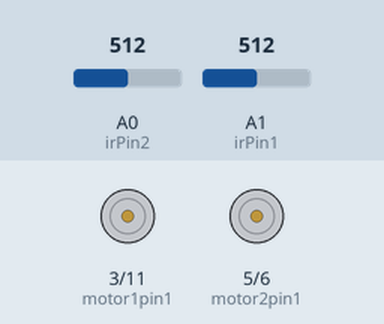
Simulated run of this sketch. Board: Arduino Uno, built with avr-gcc and run on an emulated ATmega328P. On the bench: motor-driver pin pairs drawn as motors (green arrow = first pin HIGH = forward, orange = second pin HIGH = backward, longer = more drive). The inputs (shaded band) are chosen by the test bench; at power-on: A0 (irPin2) = 512, A1 (irPin1) = 512. What the sketch prints to the serial monitor is not drawn.

Above: at 1.2 s.
1.3 s: A0 (irPin2) set to 221
2.8 s: A0 (irPin2) set to 196
At 3.7 s:
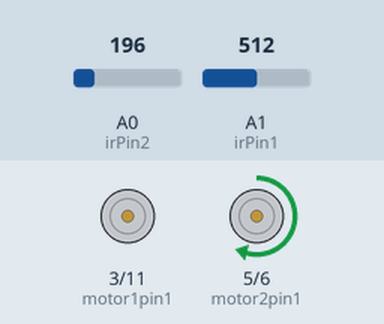
4.3 s: A1 (irPin1) set to 219
5.8 s: A1 (irPin1) set to 195
At 7.0 s:
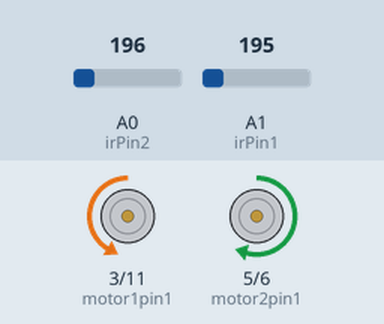
7.3 s: A0 (irPin2) set to 306
At 8.4 s:
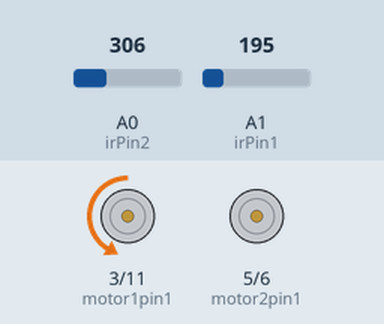
8.8 s: A0 (irPin2) set to 122
At 9.5 s:
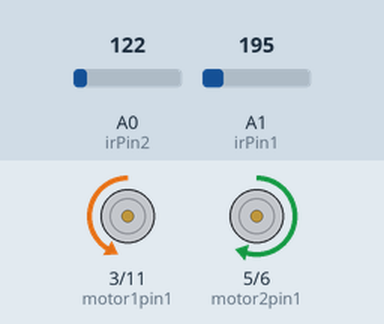
Timing chart, 0 to 11.3 s (numbered marks = the images above; inputs shaded):
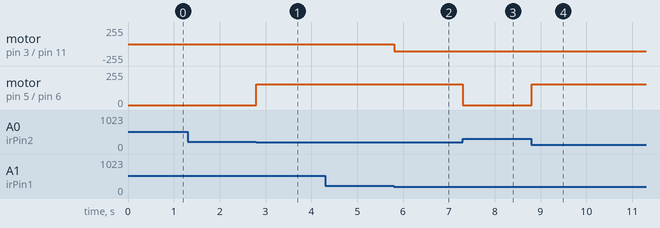

The sketch:

week2_motor.ino
```cpp
const int motor1pin1 = 3; // Backward left
const int motor1pin2 = 11; // Forward left
const int motor2pin1 = 5; // Forward right
const int motor2pin2 = 6; // Backward right
const byte irPin1 = A1; // left
const byte irPin2 = A0; // right
const int thr=1.05;

void setup() {
  Serial.begin(115200);
  Serial.println("Serial monitoring has begun.");
  pinMode(motor1pin1, OUTPUT);
  pinMode(motor1pin2, OUTPUT);
  pinMode(motor2pin1, OUTPUT);
  pinMode(motor2pin2, OUTPUT);
  pinMode(irPin1, INPUT);
  pinMode(irPin2, INPUT);
}

void forward() {
  analogWrite(motor1pin1, 0);
  analogWrite(motor1pin2, 105);
  analogWrite(motor2pin1, 155);
  analogWrite(motor2pin2, 0);
}

void turn_left() {
  analogWrite(motor1pin1, 0);
  analogWrite(motor1pin2, 0);
  analogWrite(motor2pin1, 155);
  analogWrite(motor2pin2, 0);
}

void turn_right() {
  analogWrite(motor1pin1, 0);
  analogWrite(motor1pin2, 105);
  analogWrite(motor2pin1, 0);
  analogWrite(motor2pin2, 0);
}

void stop() {
  analogWrite(motor1pin1, 0);
  analogWrite(motor1pin2, 0);
  analogWrite(motor2pin1, 0);
  analogWrite(motor2pin2, 0);
}

float InputVoltage(char pinNo, float inputVal) {
  float outputVal = inputVal*5.0/1023;
  if (pinNo == irPin1){
    Serial.print("Left: ");
    Serial.println(outputVal);
  } else {
    Serial.print("Right: ");
    Serial.println(outputVal);
  }
  return outputVal;
}

void loop() {
  float input1 = analogRead(irPin1);
  float input2 = analogRead(irPin2);
  float output1 = InputVoltage(irPin1, input1);
  float output2 = InputVoltage(irPin2, input2);
  if (output1<thr && output2<thr) {
    forward();
  } else if (output1>=thr && output2<thr) {
    turn_left();
  } else if (output1<thr && output2>=thr) {
    turn_right();
  } else {
    stop();
  }
}
```

Measured:
- the behaviour switches between 205 and 204 on A0 (irPin2) (found by bisection; images 0 and 1)
- the behaviour switches between 205 and 204 on A1 (irPin1) (found by bisection; images 1 and 2)
- after the input at 2.8 s, motor on pin 5 (motor2pin1) / pin 6 (motor2pin2): stopped → forward 155/255 at once
- after the input at 5.8 s, motor on pin 3 (motor1pin1) / pin 11 (motor1pin2): stopped → backward 105/255 at once
- after the input at 7.3 s, motor on pin 5 (motor2pin1) / pin 6 (motor2pin2): forward 155/255 → stopped at once
- after the input at 8.8 s, motor on pin 5 (motor2pin1) / pin 6 (motor2pin2): stopped → forward 155/255 at once
